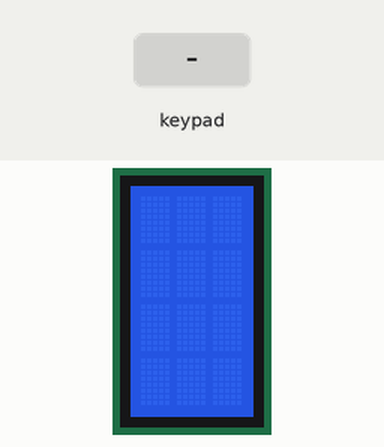
This sketch was run on a simulated Arduino Uno, built with avr-gcc and run on an emulated ATmega328P. Shown: 3×4 character LCD. The test bench sets the inputs (shaded band).

Above: at 1.2 s.
1.3 s: keypad keys 5 4 3 2 # pressed 0.4 s apart
At 1.8 s:
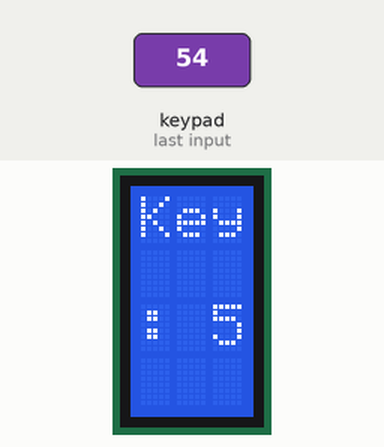
5.8 s: key '*' pressed
At 6.7 s:
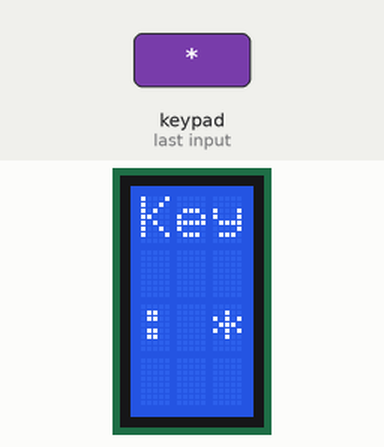
8.8 s: key '1' pressed
At 9.6 s:
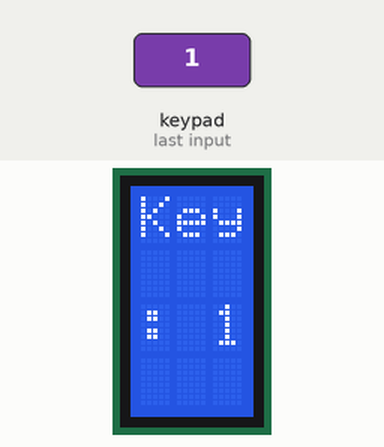
11.3 s: keypad keys 8 7 6 pressed 0.4 s apart
At 11.7 s:
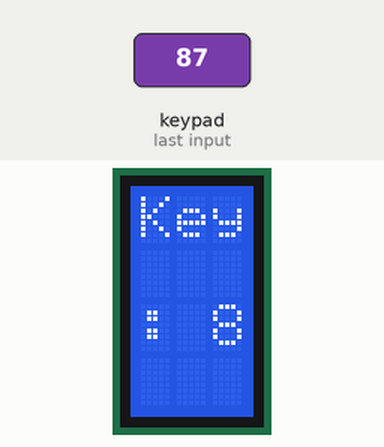
Timing chart, 0 to 14.3 s (numbered marks = the images above; inputs shaded):
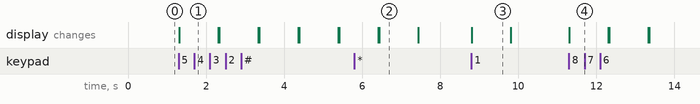

The sketch:

clavier.ino
```cpp
#include <Keypad.h>
#include <LiquidCrystal.h>
int rs=1,en=0,d4=13,d5=12,d6=11,d7=10;

LiquidCrystal lcd(rs,en,d4,d5,d6,d7);


const byte ROWS = 4;
const byte COLS = 3;


char hexaKeys[ROWS][COLS] = {
  {'1', '2', '3'},
  {'4', '5', '6'},
  {'7', '8', '9'},
  {'*', '0', '#'}
};


byte rowPins[ROWS] = {5, 4, 3, 2};  // Lignes
byte colPins[COLS] = {8, 7, 6};  // Colonnes

Keypad customKeypad = Keypad(makeKeymap(hexaKeys), rowPins, colPins, ROWS, COLS);

void setup() {

  lcd.begin(3, 4);
 // lcd.print("Press a key:");
}

void loop() {
   char customKey = customKeypad.getKey();

  if (customKey) {
    lcd.clear();
    lcd.setCursor(0, 0);
    lcd.print("Key: ");
      lcd.print(customKey);

    delay(1000);
    lcd.clear();

  }
}
```

Measured:
- after the input at 1.3 s, the display: changes at once (image 1)
- after the input at 5.8 s, the display: first differs from a run without the input after 0.64 s (image 2)
- after the input at 8.8 s, the display: changes at once (image 3)
- after the input at 11.3 s, the display: changes at once (image 4)
- what the display in image 2 shows lasts 1.0 s, from 6.4 s to 7.4 s
